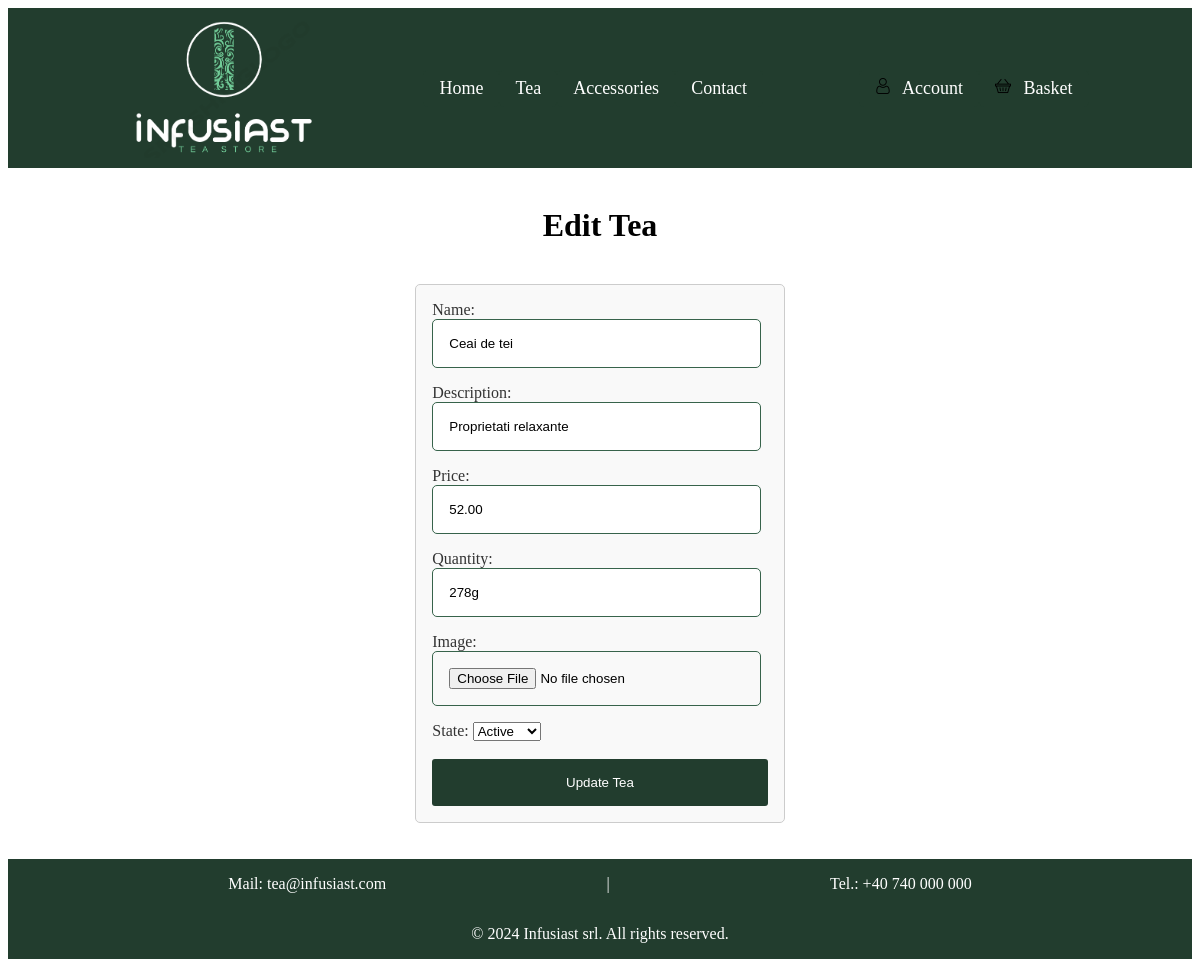
Page /edit_tea.php?id=14 on the committed database.
### tables this page shows
CREATE TABLE `product` (
  `id` int(11) NOT NULL,
  `product_name` varchar(200) NOT NULL,
  `description` varchar(500) NOT NULL,
  `quantity` varchar(50) NOT NULL,
  `id_category_1` int(11) NOT NULL,
  `id_category_2` int(11) NOT NULL,
  `picture` mediumblob DEFAULT NULL,
  `product_link` varchar(100) NOT NULL,
  `is_active` varchar(10) NOT NULL,
  `price` decimal(20,2) NOT NULL,
  `created_date` timestamp NOT NULL DEFAULT current_timestamp(),
  `updated_date` timestamp NOT NULL DEFAULT current_timestamp() ON UPDATE current_timestamp()
);

### edit_tea.php (the view, shortened to what this page needs)
<?php
include 'config/db.php';
$id = mysqli_real_escape_string($cnx, $_GET['id']);
$query = "SELECT * FROM product WHERE id='$id'";
$result = mysqli_query($cnx, $query);
$product = mysqli_fetch_assoc($result);
?>
<!DOCTYPE html>
<html lang="en">
<head>
    <link rel="stylesheet" href="css/header.css">
    <link rel="stylesheet" href="css/editTea.css">
    <link rel="stylesheet" href="css/footer.css">
</head>
<body>
<header>
    <div class="header">
        <img class="company-logo" src="poze/logo-teastore.png" alt="Logo">
        <div class="header-container">
            <div class="header-btn-container">
                <a class="header-btn" href="index.php">Home</a>
                <a class="header-btn" href="tea.php">Tea</a>
                <a class="header-btn" href="accessories.php">Accessories</a>
                <a class="header-btn" href="contact.html">Contact</a>
            </div>
            <div class="header-btn-container2">
                <a class="header-btn2" href="login.html">
                    <img src="poze/user.png" alt="User" class="user-icon">
                    Account
                </a>
                <a class="header-btn2" href="basket.php">
                    <img src="poze/basket.png" alt="Basket" class="basket-icon">
                    Basket
                </a>
            </div>
        </div>
    </div>
</header>
<div class="container">
    <br>
    <h1>Edit Tea</h1>
    <br>
    <form action="edit_tea.php" class="form-edit-tea" method="post" enctype="multipart/form-data">
        <div>
            <label for="name">Name:</label>
            <input type="text" id="name" name="name"
                   value="<?php echo htmlspecialchars($product['product_name'], ENT_QUOTES, 'UTF-8'); ?>" required>
        </div>
        <div>
            <label for="description">Description:</label>
            <input type="text" id="description" name="description"
                   value="<?php echo htmlspecialchars($product['description'], ENT_QUOTES, 'UTF-8'); ?>" required>
        </div>
        <div>
            <label for="price">Price:</label>
            <input type="text" id="price" name="price"
                   value="<?php echo htmlspecialchars($product['price'], ENT_QUOTES, 'UTF-8'); ?>" required>
        </div>
        <div>
            <label for="quantity">Quantity:</label>
            <input type="text" id="quantity" name="quantity"
                   value="<?php echo htmlspecialchars($product['quantity'], ENT_QUOTES, 'UTF-8'); ?>" required>
        </div>
        <div>
            <label for="image">Image:</label>
            <input type="file" id="image" name="image" accept="image/*">
        </div>
        <div>
            <label for="state">State:</label>
            <select name="state" id="state">
                <option value="active" <?php if ($product['is_active'] === 'active') echo 'selected'; ?>>Active</option>
            </select>
        </div>
        <br>
        <button type="submit">Update Tea</button>
    </form>
</div>
<br>
<br>
<footer>
    <div class="footer">
        <div class="footer-contact-info">
            <p>Mail: <a href="mailto:tea@infusiast.com">tea@infusiast.com</a></p>
            <p>|</p>
            <p>Tel.: +40 740 000 000</p>
        </div>
        <div class="footer-copyright">
            <p>&copy; 2024 Infusiast srl. All rights reserved.</p>
        </div>
    </div>
</footer>
</body>
</html>

### css/header.css (style rules this page uses)
.header { background-color: #223d2e; display: flex; justify-content: space-evenly; align-items: center; }
.header-container { width: 100%; min-height: 9rem; display: flex; justify-content: space-evenly; align-items: center; flex-wrap: wrap; padding: 0.5rem; }
.company-logo { width: 40vw; max-width: 12rem; margin-left: 10vw; }
.header-btn-container { min-height: 4rem; display: flex; flex-wrap: wrap; justify-content: space-evenly; align-items: center; }
.header-btn, .header-btn2 { color: #fff; text-decoration: none; background-color: #223d2e; padding: 0.5rem 1rem; border: none; border-radius: 5px; font-size: 18px; cursor: pointer; transition: background-color 0.3s ease; }
.header-btn-container2 { min-height: 4rem; display: flex; flex-wrap: wrap; justify-content: space-evenly; align-items: center; }
.user-icon { width: 1rem; height: 1rem; margin-right: 0.5rem; }
.basket-icon { width: 1rem; height: 1rem; margin-right: 0.5rem; }

### css/editTea.css (style rules this page uses)
.container { min-height: 56vh; display: flex; flex-direction: column; justify-content: center; align-items: center; }
a { text-decoration: none; color: black; }
form { display: flex; flex-direction: column; justify-content: flex-start; padding: 1rem; border: 1px solid #ccc; border-radius: 5px; background-color: #f9f9f9; }
form label { padding-bottom: 1rem; color: #333; }
form input { padding: 1rem; margin-bottom: 1rem; border: 1px solid #37634b; border-radius: 5px; width: 88%; }
form button { padding: 1rem; border: none; border-radius: 3px; background-color: #223d2e; color: white; cursor: pointer; }

### css/footer.css (style rules this page uses)
.footer { background-color: #223d2e; display: flex; flex-direction: column; justify-content: center; align-items: center; }
.footer-contact-info { width: 100%; color: #ffffff; display: flex; justify-content: space-evenly; align-items: stretch; }
.footer-contact-info a { color: #ffffff; text-decoration: none; }
.footer-copyright { color: #ffffff; }

### rows in the picture
product: name "Ceai de tei", description "Proprietati relaxante", price "52.00", quantity "278g", state "Active"
